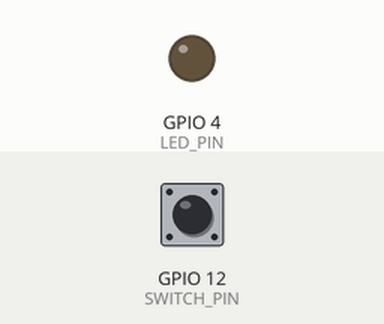
Simulated run of this program. Board: Raspberry Pi (BCM pin numbers). On the bench: output pins drawn as LEDs (lit = HIGH). The test bench sets the inputs (shaded band); at power-on: GPIO 12 (SWITCH_PIN) LOW. What the program prints to the terminal is not drawn.

Above: at 1.2 s.
1.3 s: GPIO 12 (SWITCH_PIN) pulled HIGH for 0.15 s
At 1.37 s:
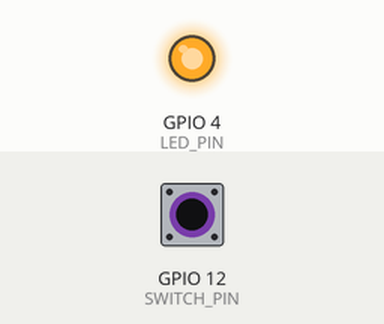
2.9 s: GPIO 12 (SWITCH_PIN) pulled HIGH for 3.2 s
At 6.8 s:
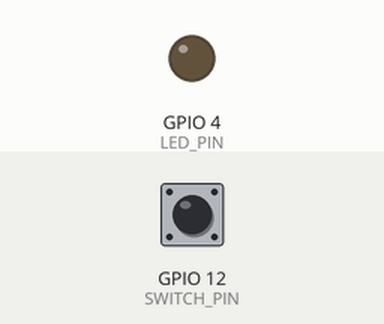
Timing chart, 0 to 8.3 s (numbered marks = the images above; inputs shaded):
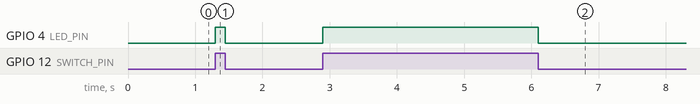

Measured:
- after the input at 1.3 s, GPIO 4 (LED_PIN): LOW → HIGH at once, → LOW 0.15 s later
- after the input at 2.9 s, GPIO 4 (LED_PIN): LOW → HIGH at once, → LOW 3.2 s later

The program:

switch_led.py
```python
import RPi.GPIO as GPIO

LED_PIN = 4
SWITCH_PIN = 12
GPIO.setmode(GPIO.BCM)
GPIO.setup(LED_PIN, GPIO.OUT)
GPIO.setup(SWITCH_PIN, GPIO.IN, pull_up_down = GPIO.PUD_DOWN)

try:
    while True:
        val = GPIO.input(SWITCH_PIN)
        print(val)
        GPIO.output(LED_PIN, val)

finally:
    GPIO.setup(LED_PIN, GPIO.IN)
    GPIO.setup(SWITCH_PIN, GPIO.IN)
    GPIO.cleanup()
    print('cleanup and exit')
```
